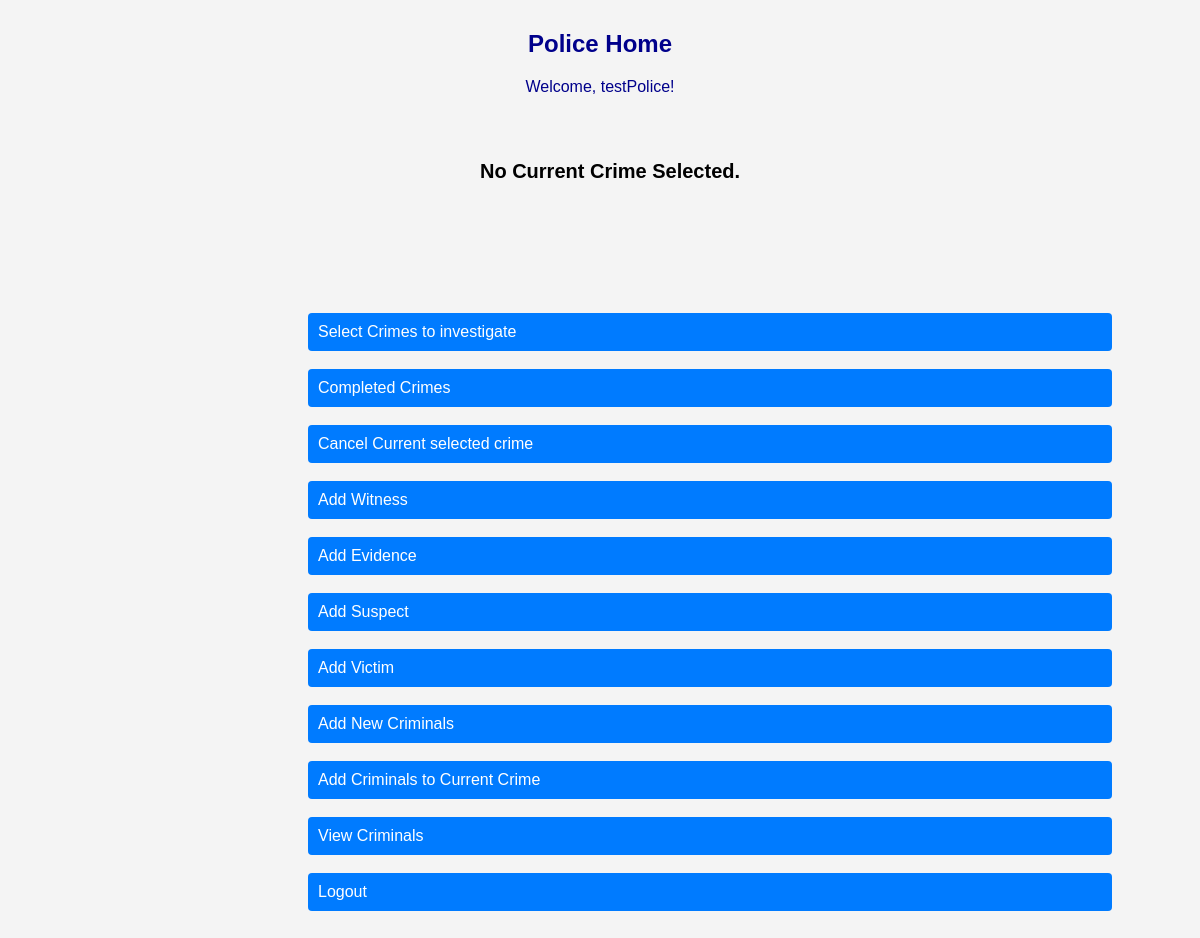
The app's page /police/ (signed in), older data.
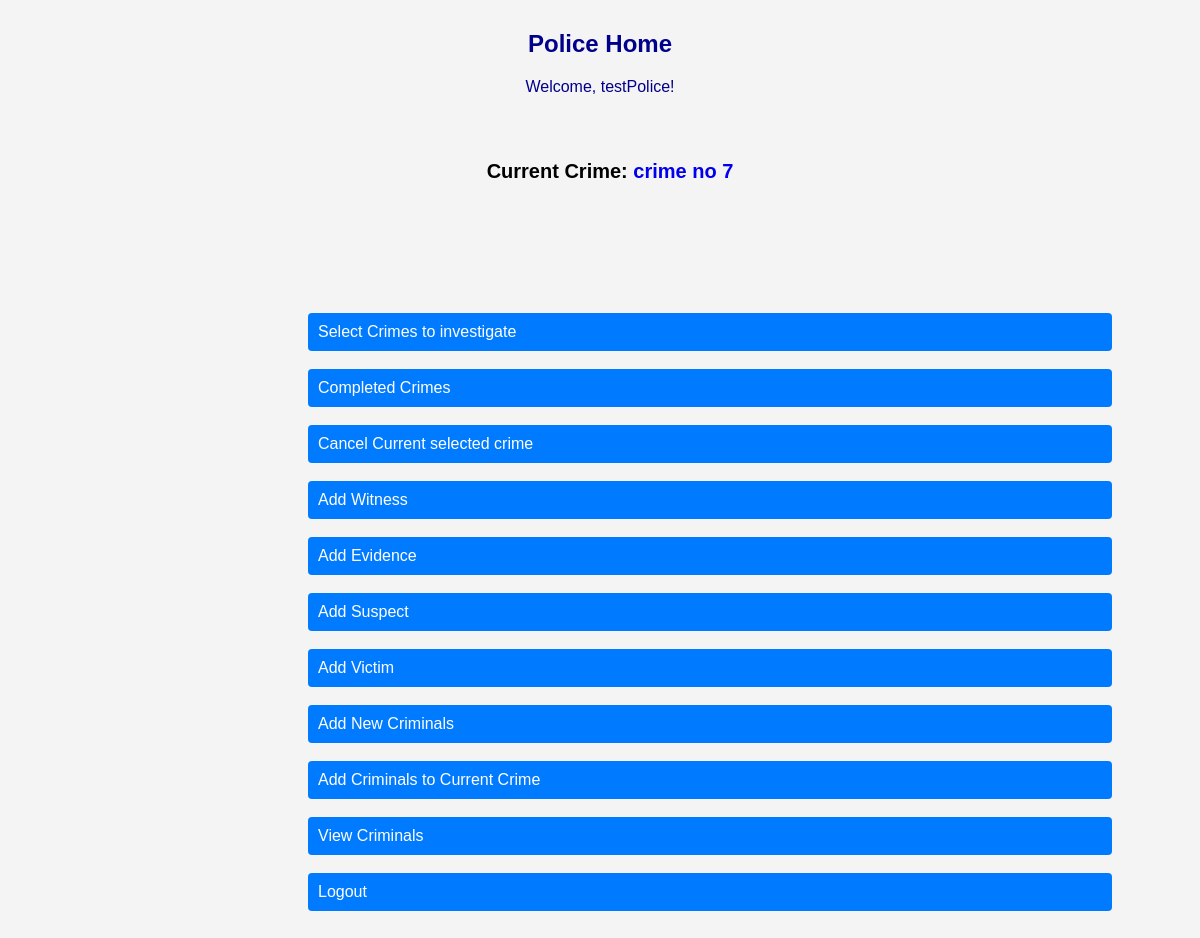
The same page, newer data.
### police/models.py (models this page shows, shortened)
class Crime(models.Model):
    statusChoice = [
        ("Completed", "Completed"),
        ("Investigating", "Investigating"),
        ("Request Pending", "Request Pending"),
    ]
    crime_type = models.CharField(max_length=50)
    description = models.TextField()
    location = models.CharField(max_length=50)
    station = models.ForeignKey(Station, on_delete=models.CASCADE)
    status = models.CharField(max_length=50, choices=statusChoice)
    submitted_by = models.ForeignKey(CivilianModel, on_delete=models.CASCADE)

### police/views.py (the view)
# urls.py: path("", views.home_police, name="policeHome"),
@login_required(login_url="policeLogin")
@user_passes_test(is_police, login_url="policeLogin")
def home_police(request):
    police = PoliceModel.objects.get(user=request.user)
    current_crime = police.current_crime
    officer_id = police.id
    return render(
        request,
        "police_template/home.html",
        {"current_crime": current_crime, "officer_id": officer_id},
    )

### police/views.py (called while the page is built)
def is_police(user):
    return user.user_type == "Police"

### templates/police_template/home.html (shortened to what this page needs)
{% load static %}
<!DOCTYPE html>
<html lang="en">
<head>
    <link rel="stylesheet" href="{% static 'css/police/policehome.css' %}">
</head>
<body>
    <h2>Police Home</h2>
    <p>Welcome, {{request.user.username}}!</p><br>
    {% if current_crime %}
    <p class="current-crime">
        Current Crime: <a href="{% url 'crime' current_crime.pk %}">{{ current_crime.crime_type }}</a></p>
    {% else %}
    <p class="current-crime">No Current Crime Selected.</p>
    {% endif %}
    <div class="subs">
    <a href="{% url 'pendingCrimes' %}" style="text-decoration: none;">Select Crimes to investigate</a><br>
    <a href="{% url 'completedCrimes' officer_id %}" style="text-decoration: none;">Completed Crimes</a><br>
    <a href="{% url 'cancelCrime' %}" style="text-decoration: none;">Cancel Current selected crime</a><br>
    <a href="{% url 'addWitness' %}">Add Witness</a><br>
    <a href="{% url 'addEvidence' %}">Add Evidence</a><br>
    <a href="{% url 'addSuspect' %}">Add Suspect</a><br>
    <a href="{% url 'addVictim' %}">Add Victim</a><br>
    <a href="{% url 'addCriminal' %}">Add New Criminals</a><br>
    <a href="{% url 'addCriminalToCrime' %}">Add Criminals to Current Crime</a><br>
    <a href="{% url 'viewCriminals' %}">View Criminals</a><br>
    <a href="{% url 'policeLogout' %}" style="text-decoration: none;">Logout</a><br>
    </div>
</body>
</html>

Row changes from the older to the newer data that the page shows:
now on this page (row edited): Crime: crime_type "crime no 7"
Text that changed along with them:
text no longer shown: "No Current Crime Selected."
text now shown: "Current Crime:"
